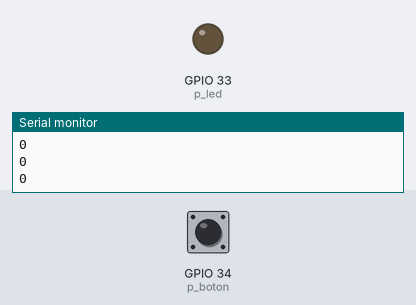
A sketch run on a simulated ESP32. Shown: output pins drawn as LEDs (lit = HIGH), the last lines printed to the serial monitor. The inputs (shaded band) are chosen by the test bench; at power-on: GPIO 34 (p_boton) LOW.

Above: at 1.2 s.
1.3 s: GPIO 34 (p_boton) pulled HIGH for 0.15 s
At 1.4 s:
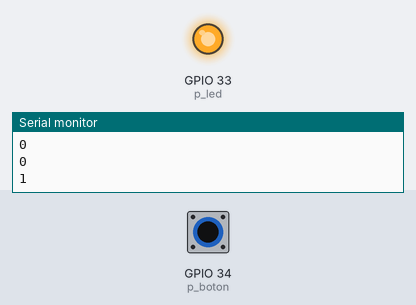
3.0 s: GPIO 34 (p_boton) pulled HIGH for 3.2 s
At 6.7 s:
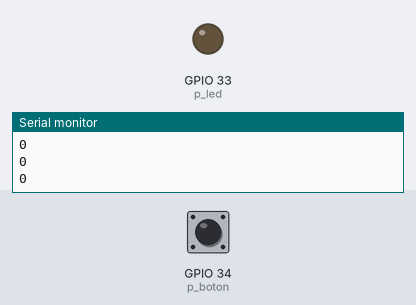
Timing chart, 0 to 8.2 s (numbered marks = the images above; inputs shaded):
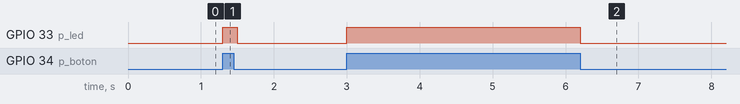

Measured:
- after the input at 1.3 s, GPIO 33 (p_led): LOW → HIGH at once, → LOW 0.20 s later
- after the input at 3.0 s, GPIO 33 (p_led): LOW → HIGH at once, → LOW 3.2 s later

The sketch:

Boton_led.ino
```cpp
//Encender led al presionar un botón
#define p_led 33
#define p_boton 34

void setup() {
//Definir los pines de led y el boton como salida y entrada respectivamente
pinMode(p_led, OUTPUT);
pinMode(p_boton, INPUT);
Serial.begin(115200);

}

void loop() {
//Definir la señal del botón como variable booleana
  bool b_status = digitalRead(p_boton);
  Serial.println(b_status);
//Ciclo que enciende un led en un estado alto(botón oprimido)
  if (b_status){
    digitalWrite(p_led,HIGH);
  }
//Botón apagado en un estado bajo(botón sin oprimir)
  else{
    digitalWrite(p_led,LOW);
  }
  delay(100);
}
```
